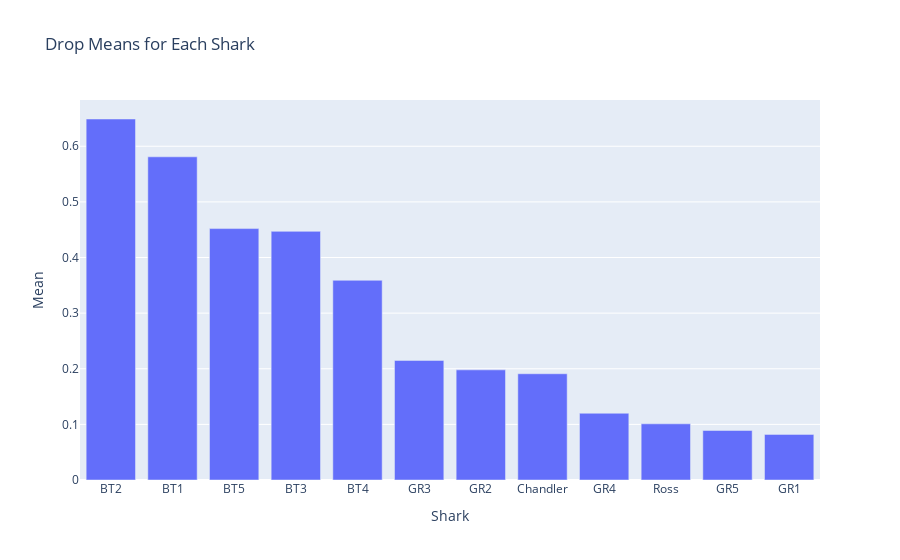

The code cell stored with this chart in its notebook:
### Code cell
All_Sharks_drops = drops[['Ross', 'Chandler','BT1','BT2','BT3','BT4','BT5','GR1','GR2','GR3','GR4', 'GR5']]
drop_means = pd.DataFrame(round(All_Sharks_drops.mean(), 3)).reset_index()
drop_means.columns = ["Shark","Mean"]
drop_means = drop_means.sort_values(by = "Mean", ascending = False)
drop_means
px.bar(drop_means, x = "Shark", y = "Mean", title = "Drop Means for Each Shark")

### Figure 1 — Plotly figure (JSON) as saved in the notebook; plotly's stock layout.template omitted (floating-point values rounded to 4 significant figures)
{"data": [{"alignmentgroup": "True", "hovertemplate": "Shark=%{x}<br>Mean=%{y}<extra></extra>", "legendgroup": "", "marker": {"color": "#636efa"}, "name": "", "offsetgroup": "", "orientation": "v", "showlegend": false, "textposition": "auto", "type": "bar", "x": ["BT2", "BT1", "BT5", "BT3", "BT4", "GR3", "GR2", "Chandler", "GR4", "Ross", "GR5", "GR1"], "xaxis": "x", "y": [0.649, 0.581, 0.452, 0.447, 0.359, 0.215, 0.198, 0.191, 0.12, 0.101, 0.089, 0.082], "yaxis": "y"}], "layout": {"barmode": "relative", "legend": {"tracegroupgap": 0}, "title": {"text": "Drop Means for Each Shark"}, "xaxis": {"anchor": "y", "domain": [0, 1], "title": {"text": "Shark"}}, "yaxis": {"anchor": "x", "domain": [0, 1], "title": {"text": "Mean"}}}}
